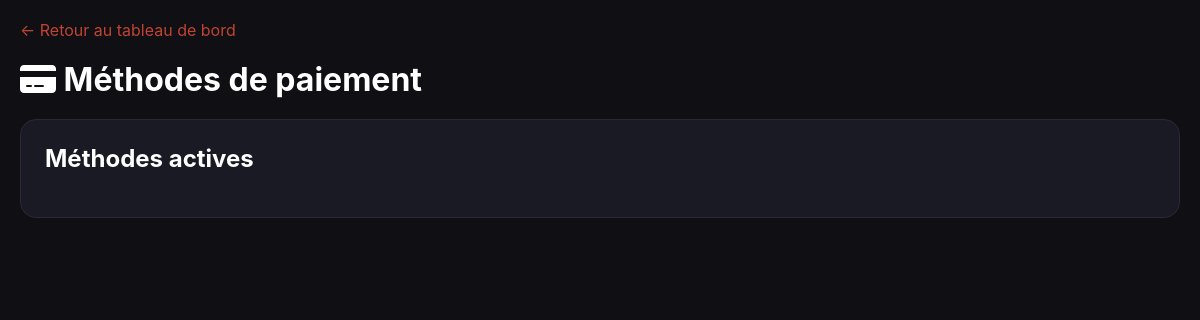
Before: /admin/payment-methods.php (signed in) with the older database file.
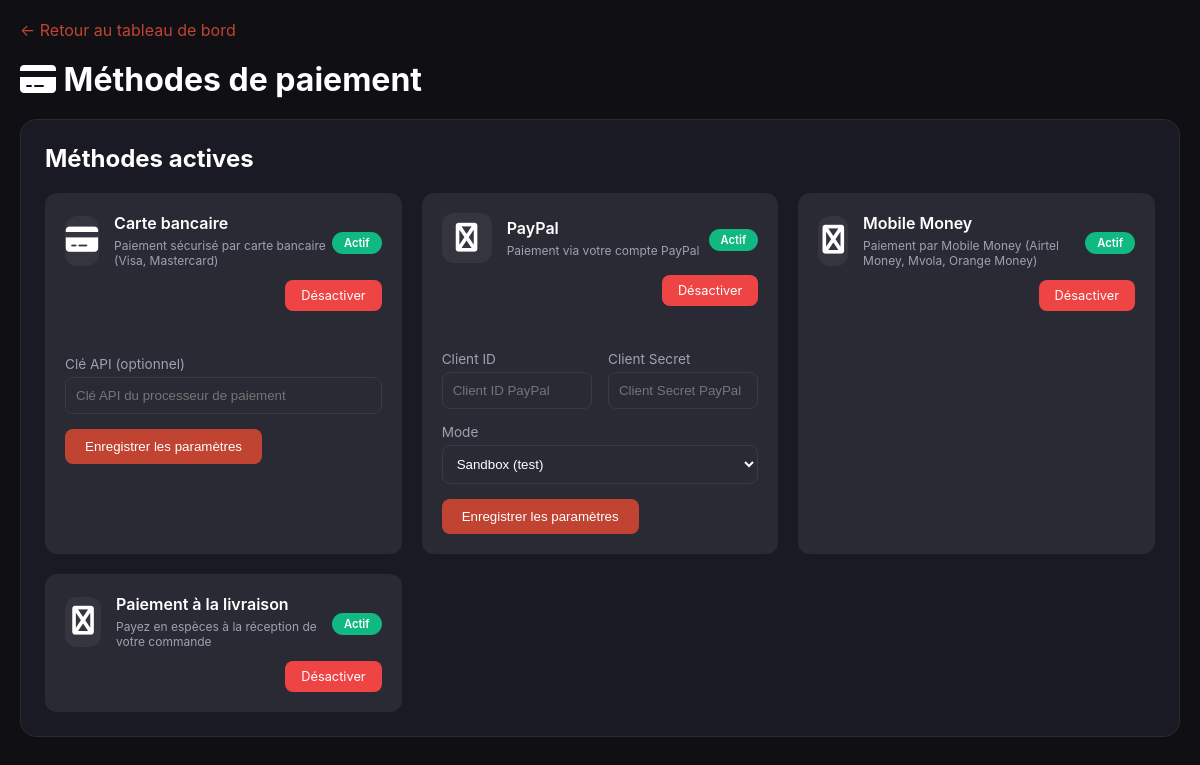
After: the same page with the newer database file.
### tables this page shows
CREATE TABLE payment_methods (
    id INT AUTO_INCREMENT PRIMARY KEY,
    name VARCHAR(50) NOT NULL UNIQUE,
    display_name VARCHAR(100) NOT NULL,
    description TEXT,
    logo VARCHAR(255),
    is_active BOOLEAN DEFAULT TRUE,
    sort_order INT DEFAULT 0,
    settings JSON,
    created_at TIMESTAMP DEFAULT CURRENT_TIMESTAMP,
    updated_at TIMESTAMP DEFAULT CURRENT_TIMESTAMP ON UPDATE CURRENT_TIMESTAMP,
    INDEX idx_active (is_active)
);

### admin/payment-methods.php (the view, shortened to what this page needs)
<?php
$conn = getConnection();
$stmt = $conn->query("SELECT * FROM payment_methods ORDER BY sort_order");
$payment_methods = $stmt->fetchAll();
?>
<!DOCTYPE html>
<html lang="fr">
<head>
    <link rel="stylesheet" href="https://cdnjs.cloudflare.com/ajax/libs/font-awesome/6.4.0/css/all.min.css">
</head>
<body>
<div class="container">
    <a href="index.php" class="back-link">← Retour au tableau de bord</a>
    <h1><i class="fas fa-credit-card"></i> Méthodes de paiement</h1>
    <div class="card">
        <h2>Méthodes actives</h2>
        <div class="methods-grid">
            <?php foreach($payment_methods as $method): ?>
            <div class="method-card">
                <div class="method-header">
                    <div class="method-info">
                        <div class="method-icon">
                            <i class="fas <?php echo $method['name'] == 'credit_card' ? 'fa-credit-card' : 'fa-paypal'; ?>"></i>
                        </div>
                        <div>
                            <div class="method-name"><?php echo $method['display_name']; ?></div>
                            <div class="method-desc"><?php echo $method['description']; ?></div>
                        </div>
                    </div>
                    <div>
                        <span class="status-badge <?php echo $method['is_active'] ? 'status-active' : 'status-inactive'; ?>">
                            <?php echo $method['is_active'] ? 'Actif' : 'Inactif'; ?>
                        </span>
                    </div>
                </div>
                <div style="display: flex; gap: 8px; justify-content: flex-end;">
                    <a href="?toggle=1&id=<?php echo $method['id']; ?>" class="btn-toggle <?php echo $method['is_active'] ? 'inactive' : 'active'; ?>">
                        <?php echo $method['is_active'] ? 'Désactiver' : 'Activer'; ?>
                    </a>
                </div>
                <?php if(in_array($method['name'], ['paypal', 'credit_card'])): ?>
                <div class="settings-form">
                    <form method="POST">
                        <?php if($method['name'] === 'paypal'): ?>
                            <?php
                            $settings = json_decode($method['settings'], true) ?? [];
                            ?>
                            <div class="form-row">
                                <div class="form-group">
                                    <label>Client ID</label>
                                    <input type="text" name="paypal_client_id" value="<?php echo $settings['client_id'] ?? ''; ?>" placeholder="Client ID PayPal">
                                </div>
                                <div class="form-group">
                                    <label>Client Secret</label>
                                    <input type="text" name="paypal_client_secret" value="<?php echo $settings['client_secret'] ?? ''; ?>" placeholder="Client Secret PayPal">
                                </div>
                            </div>
                            <div class="form-group">
                                <label>Mode</label>
                                <select name="paypal_mode">
                                    <option value="sandbox" <?php echo ($settings['mode'] ?? '') == 'sandbox' ? 'selected' : ''; ?>>Sandbox (test)</option>
                                </select>
                            </div>
                        <?php elseif($method['name'] === 'credit_card'): ?>
                            <?php
                            $settings = json_decode($method['settings'], true) ?? [];
                            ?>
                            <div class="form-group">
                                <label>Clé API (optionnel)</label>
                                <input type="text" name="cc_api_key" value="<?php echo $settings['api_key'] ?? ''; ?>" placeholder="Clé API du processeur de paiement">
                            </div>
                        <?php endif; ?>
                        <button type="submit" name="update_settings" class="btn-primary">Enregistrer les paramètres</button>
                    </form>
                </div>
                <?php endif; ?>
            </div>
            <?php endforeach; ?>
        </div>
    </div>
</div>
</body>
</html>

### admin/payment-methods.php (style rules this page uses)
* { margin: 0; padding: 0; box-sizing: border-box; }
body { font-family: -apple-system, BlinkMacSystemFont, 'Segoe UI', sans-serif; background: #0f0f14; color: #fff; padding: 20px; }
.container { max-width: 1200px; margin: 0 auto; }
h1, h2, h3 { margin-bottom: 20px; }
.card { background: #1a1a24; border-radius: 16px; padding: 24px; margin-bottom: 30px; border: 1px solid #2a2a35; }
.methods-grid { display: grid; grid-template-columns: repeat(auto-fill, minmax(300px, 1fr)); gap: 20px; }
.method-card { background: #2a2a35; border-radius: 12px; padding: 20px; display: flex; flex-direction: column; gap: 12px; }
.method-header { display: flex; align-items: center; justify-content: space-between; }
.method-info { display: flex; align-items: center; gap: 15px; }
.method-icon { width: 50px; height: 50px; background: rgba(255,255,255,0.05); border-radius: 12px; display: flex; align-items: center; justify-content: center; }
.method-icon i { font-size: 1.8rem; }
.method-name { font-weight: 600; margin-bottom: 5px; }
.method-desc { font-size: 0.75rem; color: #a0a0b0; }
.status-badge { padding: 4px 12px; border-radius: 20px; font-size: 0.7rem; font-weight: 600; }
.status-active { background: #10b981; color: white; }
.btn-toggle { padding: 8px 16px; border-radius: 8px; text-decoration: none; font-size: 0.8rem; transition: all 0.2s; border: none; cursor: pointer; }
.btn-toggle.inactive { background: #ef4444; color: white; }
.btn-primary { background: #c14432; color: white; padding: 10px 20px; border: none; border-radius: 8px; cursor: pointer; }
.form-group { margin-bottom: 15px; }
.form-group label { display: block; margin-bottom: 5px; font-size: 0.85rem; color: #a0a0b0; }
.form-group input, .form-group select { width: 100%; padding: 10px; background: #2a2a35; border: 1px solid #3a3a45; border-radius: 8px; color: white; }
.settings-form { margin-top: 16px; padding-top: 16px; border-top: 1px solid #2a2a35; }
.settings-form .form-row { display: grid; grid-template-columns: 1fr 1fr; gap: 16px; }
.back-link { display: inline-block; margin-bottom: 20px; color: #c14432; text-decoration: none; }

Changed rows visible on the page:
added payment_methods: display_name "Carte bancaire", description "Paiement sécurisé par carte bancaire (Visa, Mastercard)", is_active "Actif"
added payment_methods: display_name "PayPal", description "Paiement via votre compte PayPal", is_active "Actif"
added payment_methods: display_name "Mobile Money", description "Paiement par Mobile Money (Airtel Money, Mvola, Orange Money)", is_active "Actif"
added payment_methods: display_name "Paiement à la livraison", description "Payez en espèces à la réception de votre commande", is_active "Actif"
